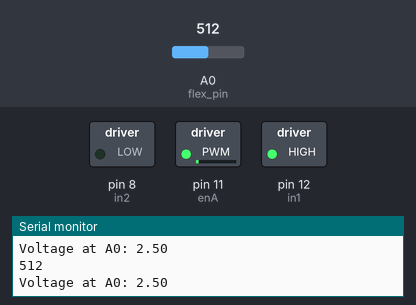
Recording of a sketch running on a simulated Arduino Uno, built with avr-gcc and run on an emulated ATmega328P. On the bench: switched loads named in the sketch (green lamp = pin HIGH), the last lines printed to the serial monitor. The inputs (shaded band) are chosen by the test bench; at power-on: A0 (flex_pin) = 512.

Above: at 1.2 s.
1.3 s: A0 (flex_pin) set to 416
2.8 s: A0 (flex_pin) set to 397
At 3.4 s:
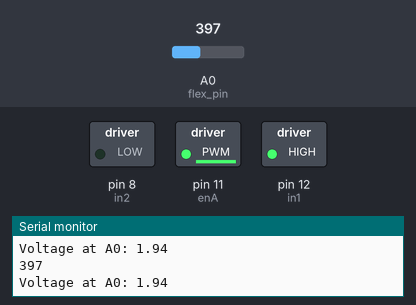
4.5 s: A0 (flex_pin) set to 1023
At 5.7 s:
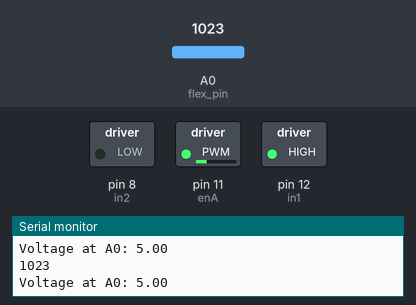
6.0 s: A0 (flex_pin) set to 511
At 7.2 s:
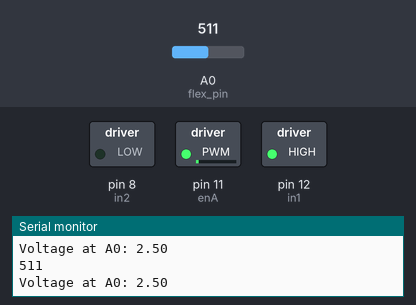
7.5 s: A0 (flex_pin) set to 306
At 8.5 s:
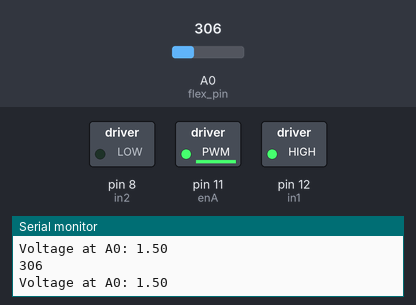
Timing chart, 0 to 10.0 s (numbered marks = the images above; inputs shaded):
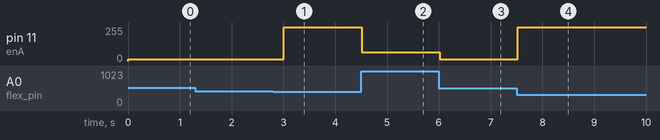

The sketch:

FlexSensor.ino
```cpp
int flex_pin = A0;
int enA = 11;
int in1 = 12;
int in2 = 8;

void setup()
{
  Serial.begin(9600);
  pinMode(flex_pin, INPUT);
  pinMode(enA, OUTPUT);
  pinMode(in1, OUTPUT);
  pinMode(in2, OUTPUT);
  digitalWrite(in1, HIGH);
  digitalWrite(in2, LOW);
}

void loop()
{
  int V_read = analogRead(flex_pin);
  double flexV = V_read * 5.0 / 1023;
  Serial.println(V_read);
  Serial.println("Voltage at A0: " + String(flexV));
  int MotorSpeed = map(flexV, 227, 242, 0, 255);
  analogWrite(enA, MotorSpeed);
  delay(250);
  }
```

Measured:
- the behaviour switches between 410 and 409 on A0 (flex_pin) (found by bisection; images 0 and 1)
- after the input at 2.8 s, pin 11 (enA): 15/255 → 254/255 after 0.21 s
- after the input at 4.5 s, pin 11 (enA): 254/255 → 66/255 at once
- after the input at 6.0 s, pin 11 (enA): 66/255 → 15/255 at once
- after the input at 7.5 s, pin 11 (enA): 15/255 → 254/255 at once
